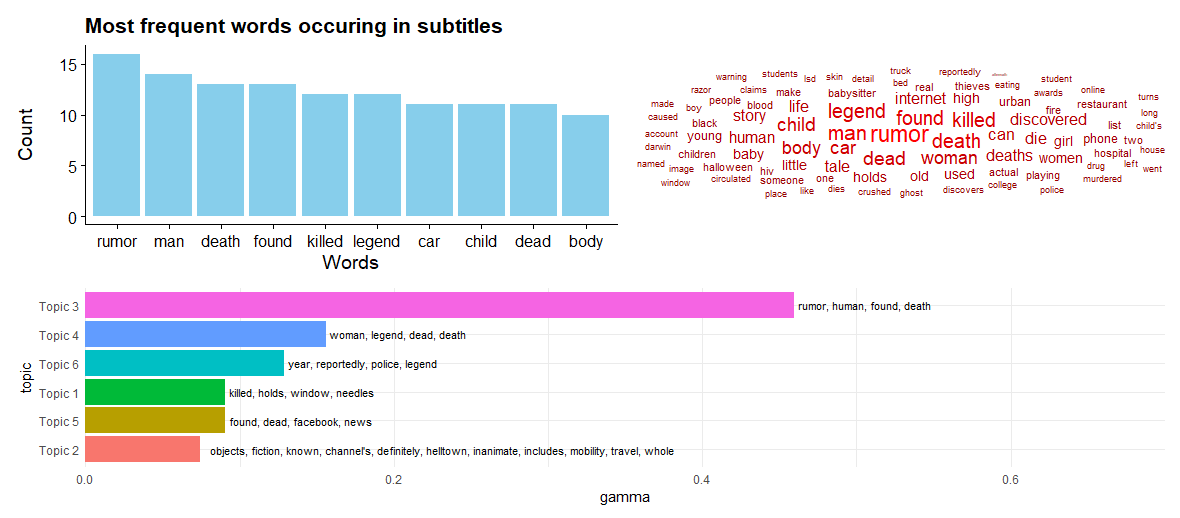

This figure's R source:

# TidyTuesday Week 44 - Horror articles 
# This code was created for participation in the TidyTuesday challenge. 
# In this weeks TidyTuesday, I look into subtitles of horror articles. 

# Load libraries 
library(tidyverse)
library(tidytext)
library(cowplot) 
library(stm)
library(ggthemes)
library(ggwordcloud)

# Load #TidyTuesday data  
horror_articles <- readr::read_csv('https://raw.githubusercontent.com/rfordatascience/tidytuesday/master/data/2023/2023-10-31/horror_articles.csv')

# Process data 
tidy_horror_articles <- 
  horror_articles |> 
  unnest(subtitle) |> 
  unnest_tokens(word, subtitle) |> 
  anti_join(get_stopwords())  
  
count_common_words <- 
  tidy_horror_articles |> 
  count(word, sort = TRUE) 

# 10 most common words occuring in subtitles 
# Creating a barplot 

figure1 <- 
  count_common_words |> 
  slice_head(n = 10) |> 
  ggplot(aes(x = reorder(word, -n), y = n)) +
  geom_bar(stat = "identity", fill = "skyblue") + 
  labs(
    title = "Most frequent words occuring in subtitles", 
    x = "Words", 
    y = "Count"
  ) + 
  theme_cowplot()


# Wordcloud 

figure2 <- 
  count_common_words |> 
  slice_head(n = 90) |> 
  ggplot(aes(label = word, 
             size = n, 
             color = n)) +
  geom_text_wordcloud() +
  theme_minimal() + 
  scale_color_gradient(low = "darkred", high = "red")


# Topic modeling subtitles 

horror_articles_sparse <-
  tidy_horror_articles |> 
  count(author, word, sort = TRUE) |> 
  filter(nchar(as.character(word)) > 3) |> 
  cast_sparse(author, word, n)
  
dim(horror_articles_sparse)

set.seed(123)

topic_model <- 
  stm(horror_articles_sparse, K = 6)

summary(topic_model)

td_beta <- 
  tidy(topic_model)

td_beta

td_gamma <- 
  tidy(topic_model, matrix = "gamma",
                 document_names = rownames(horror_articles_sparse))

top_N_terms <- 4  

top_terms <- 
  td_beta |> 
  arrange(beta) |> 
  group_by(topic) |> 
  top_n(top_N_terms, beta) |> 
  arrange(-beta) |> 
  select(topic, term) |> 
  summarise(terms = list(term)) |> 
  mutate(terms = map(terms, paste, collapse = ", ")) |> 
  unnest()

gamma_terms <- 
  td_gamma |> 
  group_by(topic) |> 
  summarise(gamma = mean(gamma)) |> 
  arrange(desc(gamma)) |> 
  left_join(top_terms, by = "topic") |> 
  mutate(topic = paste0("Topic ", topic),
         topic = reorder(topic, gamma))

figure3 <- 
  gamma_terms |> 
  ggplot(aes(topic, gamma, label = terms, fill = topic)) +
  geom_col(show.legend = FALSE) +
  geom_text(hjust = -0.02, 
            nudge_y = 0.0005, 
            size = 3,
            family = "IBMPlexSans") +
  coord_flip() +
  scale_y_continuous(expand = c(0,0),
                     limits = c(0, 0.7)) + 
  theme_minimal()

ggp<- ((figure1 + figure2)/figure3) 

ggp 
